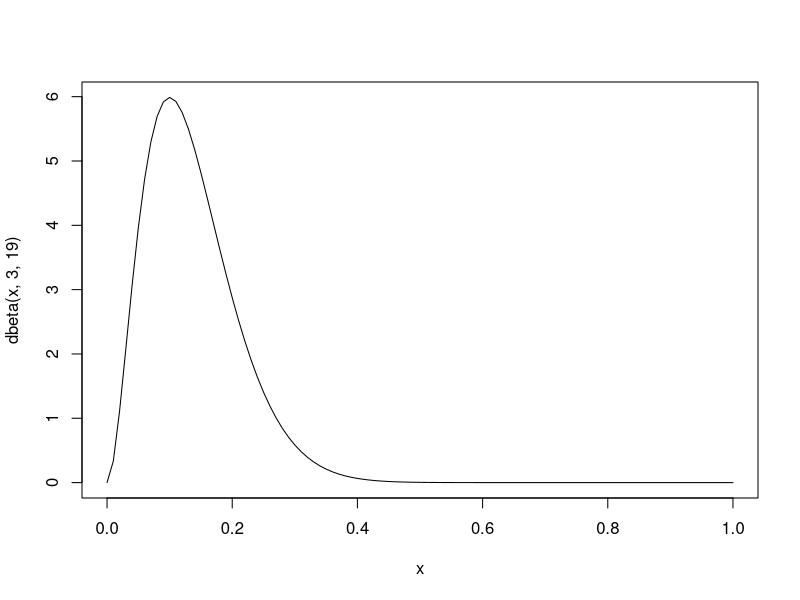
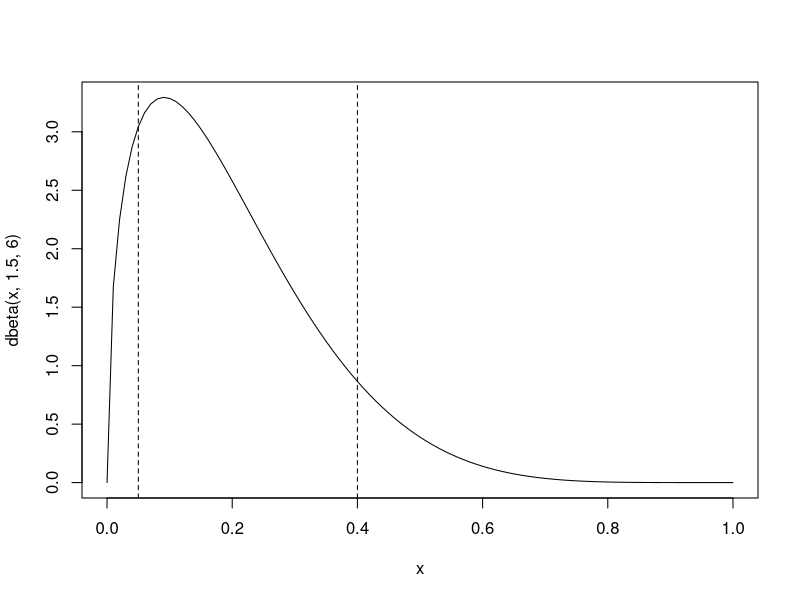
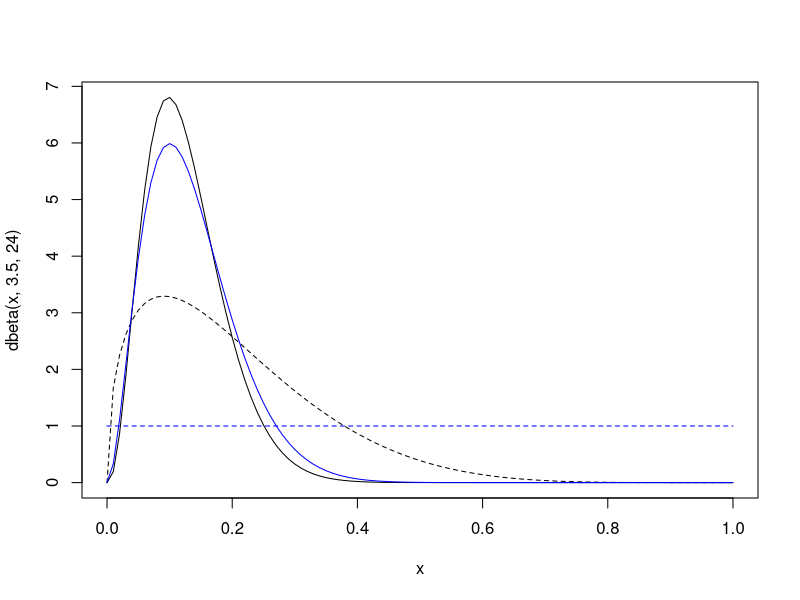

The R script that drew these images, in order:
## ---- chunk 1
x= seq(0,1,0.01)
curve(dbeta(x, 3, 19),0,1)
## ---- chunk 2
pbeta(c(0.05,0.4), 1.5, 6)
curve(dbeta(x,1.5,6), 0, 1)
abline(v=c(0.05, 0.4), lty=2)
## ---- chunk 3
curve(dbeta(x, 3.5,24), 0, 1) # posterior (informative prior)
curve(dbeta(x,1.5,6), 0,1, add=TRUE, lty=2) # informative prior
curve(dbeta(x,3,19), 0,1, add=TRUE, col="blue") # posterior(flat prior)
curve(dbeta(x,1,1), 0, 1, add=TRUE, col="blue" , lty=2) # flat

